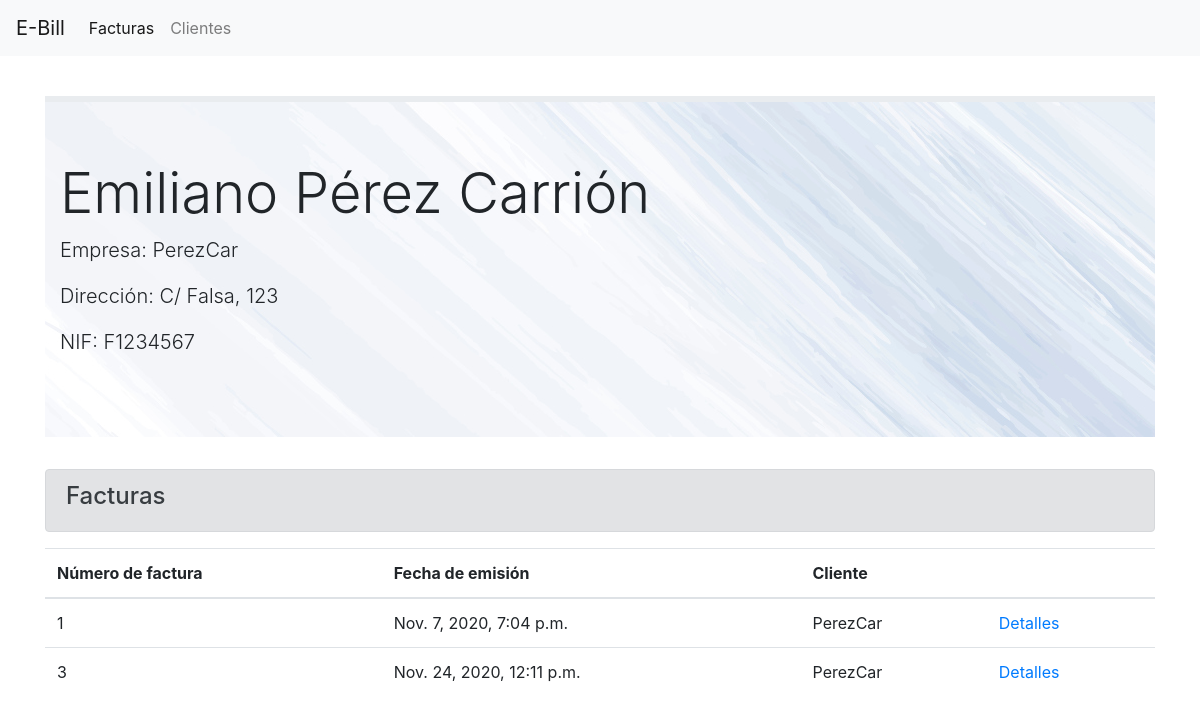
/clientes/F1234567, run on the app's committed database.
### ebill/models.py (models this page shows, shortened)
class Cliente(models.Model):
    nif = models.CharField(max_length=8, primary_key=True)
    nombre = models.CharField(max_length=12)
    apellidos = models.CharField(max_length=30)
    direccion = models.CharField(max_length=100)
    empresa = models.CharField(max_length=30, blank=True)
    def __str__(self):
        return f'{self.empresa}'

class Factura(models.Model):
    id_factura = models.AutoField(primary_key=True)
    anio = models.DateTimeField(auto_now_add=True, verbose_name='Año',)
    fecha_emision = models.DateTimeField(auto_now_add=True)
    cliente = models.ForeignKey(
        Cliente,
        on_delete=models.PROTECT,
    )

### ebill/views.py (the view)
# urls.py: path('clientes/<id_cliente>', ebill.views.detalle_cliente, name="detalle_cliente",),
def detalle_cliente(request, id_cliente):
    return render(request, 'ebill/detalle_cliente.html', {
        'dato_cliente': Cliente.objects.get(pk=id_cliente),
        'factura': Factura.objects.filter(cliente=id_cliente),
    })

### ebill/templates/ebill/detalle_cliente.html (shortened to what this page needs)
{% extends 'ebill/base.html' %}
{% block content %}
<div class="jumbotron jumbotron-fluid detalle_cliente">
    <div class="container">
      <h1 class="display-4">{{ dato_cliente.nombre }} {{ dato_cliente.apellidos }}</h1>
      <p class="lead"> Empresa:  {{ dato_cliente.empresa }}</p>
      <p class="lead"> Dirección:  {{ dato_cliente.direccion }}</p>
      <p class="lead"> NIF:  {{ dato_cliente.nif }}</p>
    </div>
  </div>
  <div class="alert alert-secondary" role="alert">
    <h4 class="display-6">Facturas</h4>
  </div>
  <table class="table">
    <thead>
        <tr>
            <th>Número de factura</th>
            <th>Fecha de emisión</th>
            <th>Cliente</th>
            <th></th>
        </tr>
    </thead>
    <tbody>
        {% for f in factura %}
            <tr>
                <td>{{ f.id_factura }}</td>
                <td>{{ f.fecha_emision }}</td>
                <td>{{ f.cliente }}</td>
                <td><a href="{% url 'detalle_factura' f.pk %}">Detalles</a></td>
            </tr>
        {% endfor %}
    </tbody>
</table>
{% endblock content %}

### ebill/static/ebill/css/prueba.css (style rules this page uses)
.jumbotron { margin-top: 5vh; }
.detalle_cliente, .detalle_factura { background-image: url(/static/ebill/img/fondoCliente.jpg); background-position: 100% 100%; background-repeat: no-repeat; }

### data on the page
Cliente: nombre "Emiliano", apellidos "Pérez Carrión", empresa "PerezCar", direccion "C/ Falsa, 123", nif "F1234567"
Factura: id_factura "1", fecha_emision "Nov. 7, 2020, 7:04 p.m.", cliente "PerezCar"
Factura: id_factura "3", fecha_emision "Nov. 24, 2020, 12:11 p.m.", cliente "PerezCar"
